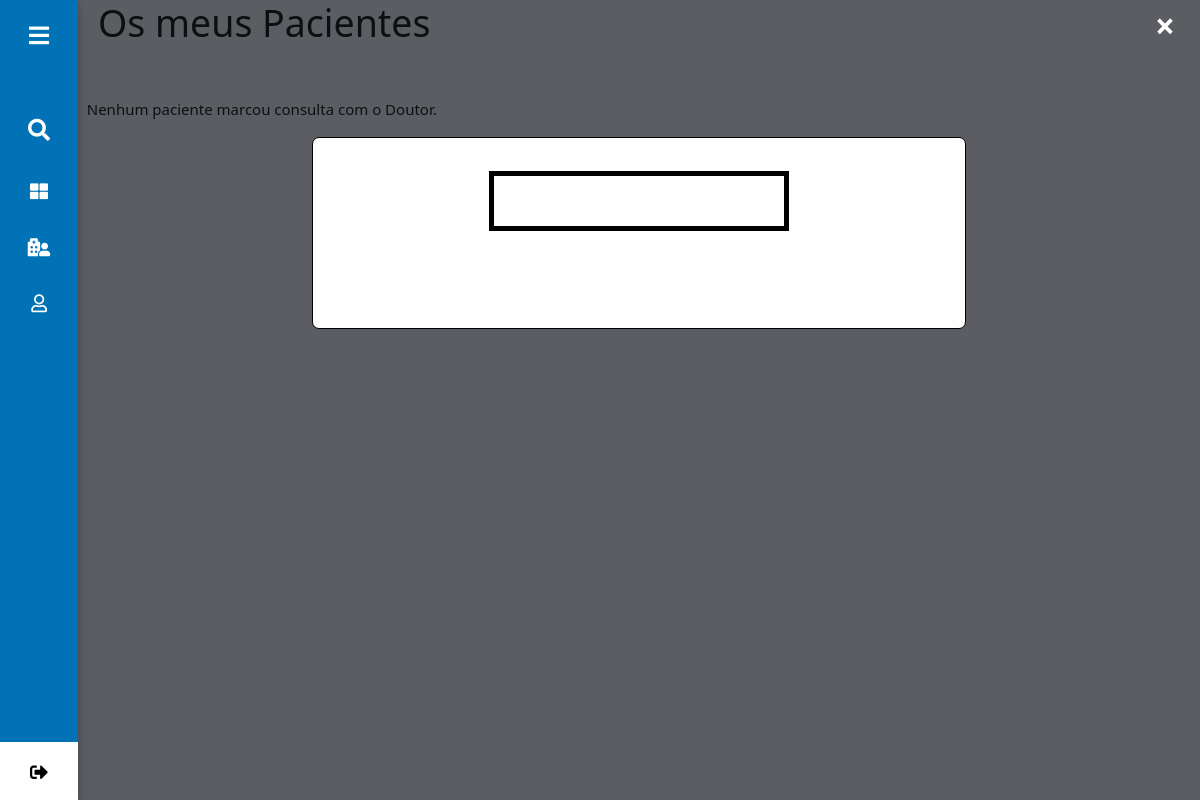
Before: /interfaceusuario/Medico/pacientes.php?paciente=1 (signed in) with the older database file.
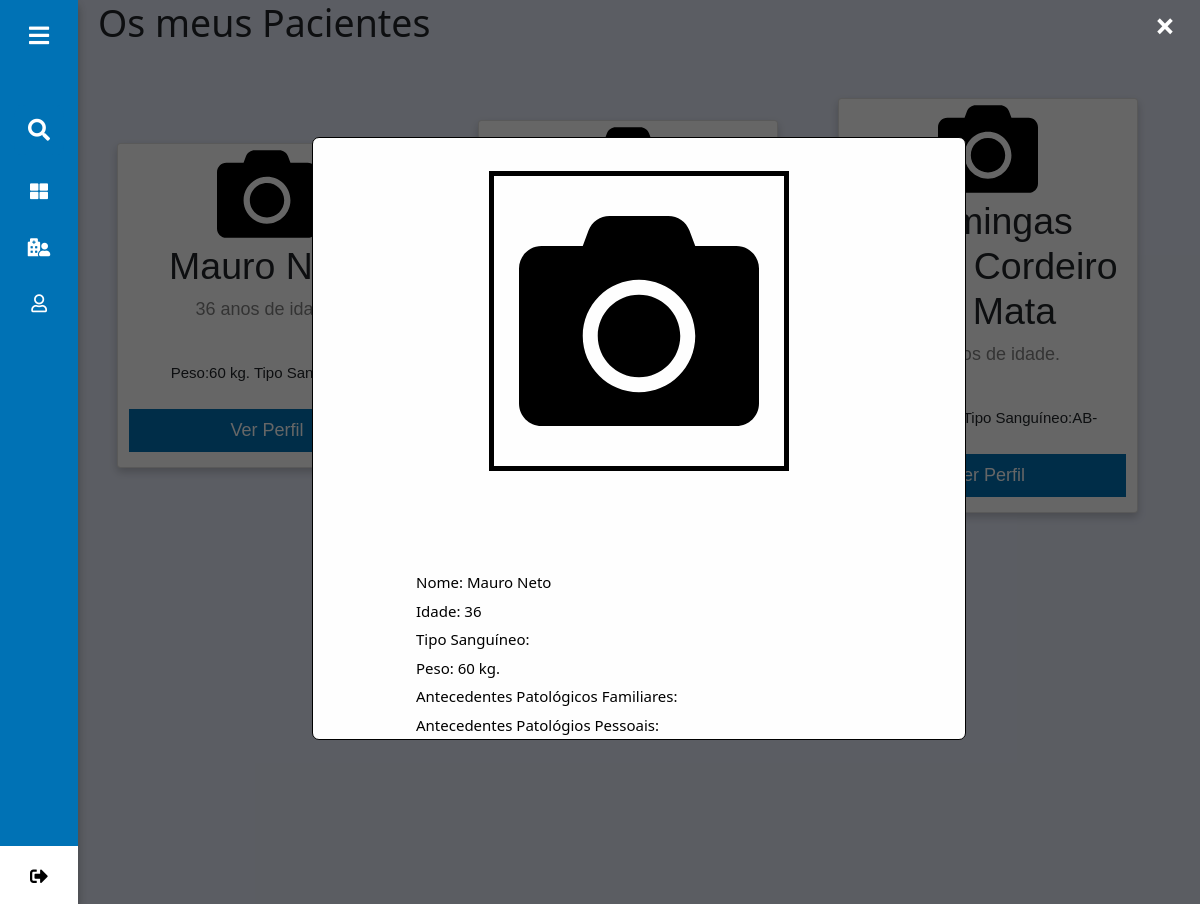
After: the same page with the newer database file.
### tables this page shows
CREATE TABLE IF NOT EXISTS `pessoa` (
  `idPessoa` int(11) NOT NULL AUTO_INCREMENT,
  `nomeUtilizador` varchar(100) DEFAULT NULL,
  `password` varchar(150) DEFAULT NULL,
  `nome` varchar(200) DEFAULT NULL,
  `peso` float DEFAULT NULL,
  `dataNasc` date DEFAULT NULL,
  `genero` varchar(25) DEFAULT NULL,
  `estCivil` varchar(25) DEFAULT NULL,
  `tipoSang` varchar(10) DEFAULT NULL,
  `tipoUser` varchar(20) DEFAULT NULL,
  `endereco` varchar(100) NOT NULL,
  `codMunicipio` int(11) NOT NULL,
  `documentoIdentificacao` varchar(100) NOT NULL,
  `numeroDocumento` varchar(100) NOT NULL,
  `foto` varchar(255) NOT NULL,
  PRIMARY KEY (`idPessoa`),
  KEY `codMunicipio` (`codMunicipio`)
);

CREATE TABLE IF NOT EXISTS `medico` (
  `numOrdem` varchar(20) NOT NULL,
  `idPessoa` int(11) DEFAULT NULL,
  `descricao` varchar(200) NOT NULL,
  PRIMARY KEY (`numOrdem`),
  UNIQUE KEY `numOrdem` (`numOrdem`),
  KEY `idPessoa` (`idPessoa`)
);

### interfaceusuario/Medico/pacientes.php (the view, shortened to what this page needs)
<?php $foto = $nome = $peso = $tiposangue = $idade = $id = "";  ?>
<!DOCTYPE html>
<html lang="pt-PT">
<head>
  <link rel="stylesheet" type="text/css" href="../../css/estilo.css">
  <link rel="stylesheet" type="text/css" href="../../css/bootstrap.min.css">
  <link rel="stylesheet" type="text/css" href="../../css/all.css">
  <link rel="stylesheet" type="text/css" href="../../css/paciente.css">
  <link rel="stylesheet" type="text/css" href="../../css/foto.css">
  <link rel="stylesheet" type="text/css" href="../../css/marcacao.css">
  <link rel="stylesheet" type="text/css" href="../../css/chat.css">
</head>
<body>
  <?php include_once "menu.php"; ?>
  <section class="home-section" id="perfil">
    <div class="text">
      <div class="row userNameTitle">
        <div class="col-lg-12">
          <h1>Os meus Pacientes</h1>
        </div>
        <div class="row mt-5">
          <?php
          $sql = "SELECT * FROM medico WHERE idPessoa = {$_SESSION["idPessoa"]}";
          $dados = mysqli_query($mysqli, $sql);
          while ($row = mysqli_fetch_assoc($dados)) {
            $sql1 = "SELECT idPessoa FROM consulta WHERE numOrdem = '{$row['numOrdem']}' group by idPessoa";
            $dados1 = mysqli_query($mysqli, $sql1);
            if (mysqli_num_rows($dados1) != 0) {
              while ($row1 = mysqli_fetch_assoc($dados1)) {
                $sql2 = "SELECT * FROM pessoa WHERE idPessoa = {$row1['idPessoa']}";
                $dados2 = mysqli_query($mysqli, $sql2);
                while ($row2 = mysqli_fetch_assoc($dados2)) { ?>
                  <div class="card">
                    <?php if (!empty($dadosusuario['foto'])) {
                      $foto = $dadosusuario['foto'];
                    } else {
                      $foto = 'camera-solid.svg';
                    };
                    $nome = $row2['nome'];
                    $peso = $row2['peso'];
                    $tiposangue = $row2['tipoSang'];
                    $ano = explode("-", $row2['dataNasc']);
                    if (date('m') != $ano[1] && date('d') != $ano[2]) {
                      $idade = date('Y') - $ano[0] - 1;
                    } else {
                      $idade = date('Y') - $ano[0];
                    }
                    ?>
                    <img src="../../imagens/<?php echo $foto; ?>" alt="" style="width: 100px; height: 100px; margin: 0 auto;">
                    <h1><?php echo $nome; ?></h1>
                    <p class="title"><?php echo $idade . " anos de idade."; ?></p>
                    <div style="margin: 24px 0;">
                      <span>Peso:<?php echo $peso . " kg."; ?></span>
                      <span>Tipo Sanguíneo:<?php echo $tiposangue; ?></span>
                    </div>
                    <p><a href="?paciente=<?php echo $row1['idPessoa'];?>" class="verPerfil" onclick="document.getElementById('infoPaciente').style.display='block';">Ver Perfil</a></p>
                  </div>
          <?php  }
              }
            } else {
              echo "Nenhum paciente marcou consulta com o Doutor.";
            }
          } ?>
        </div>
      </div>
      <?php
      if (isset($_GET["paciente"])) {
      ?>
        <div id="infoPaciente" class="paciente contentor">
          <span class="fechar" onClick="this.parentElement.style.display = 'none'; location = '?p='">&times;</span><br>
          <form id="form" class="formulario" style="display: block;" action="" method="post" target="_self" autocomplete="on">
            <div class="espacoImagem">
              <div class="conteudoImagem">
                <img src="../../imagens/<?php echo $foto; ?>" alt="" id="fotografia">
              </div>
            </div>
            <div class="dias" style="margin: 0 100px">
              <?php
              $sql4 = "SELECT * FROM consulta WHERE idPessoa = {$_GET["paciente"]}";
              $sql5 = "SELECT * FROM pessoa WHERE idPessoa = {$_GET["paciente"]}";
              $dados4 = mysqli_query($mysqli, $sql4);
              if (mysqli_num_rows($dados4) != 0) { ?>
              <table>
                  <?php
                  $dados5 = mysqli_query($mysqli, $sql5);
                  while ($row5 = mysqli_fetch_assoc($dados5)) {
                    $nome = $row5['nome'];
                    $peso = $row5['peso'];
                    $tiposangue = $row5['tipoSang'];
                    $ano = explode("-", $row5['dataNasc']);
                    if (date('m') != $ano[1] && date('d') != $ano[2]) {
                      $idade = date('Y') - $ano[0] - 1;
                    } else {
                      $idade = date('Y') - $ano[0];
                    }
                    ?>
                    <tr>
                    <td>Nome: <?php echo $nome; ?></td>
                  </tr>
                  <tr>
                    <td>Idade: <?php echo $idade; ?></td>
                  </tr>
                  <tr>
                    <td>Tipo Sanguíneo: <?php echo $tiposangue; ?></td>
                  </tr>
                  <tr>
                    <td>Peso: <?php echo $peso . " kg."; ?></td>
                  </tr>
                  <?php
                  }
                  ?>
                  <tr>
                    <td>Antecedentes Patológicos Familiares:
                  </tr>
                  <tr>
                    <td>Antecedentes Patológios Pessoais:</td>
                  </tr>
                </table>
              <?php } ?>
            </div>
          </form>
        </div>
      <?php
      }
      ?>
    </div>
  </section>
</body>
</html>

### interfaceusuario/Medico/menu.php (shortened to what this page needs)
<?php
include '../../conexao.php';
?>
<div class="sidebar french-blue">
    <div class="logo-details">
        <i class="fas fa-bars" id="btn"></i>
    </div>
    <ul class="nav-list">
        <li>
            <i class="fas fa-search bx-search"></i>
        </li>
        <li>
            <a href="index.php">
                <i class="fas fa-th-large"></i>
            </a>
        </li>
        <li>
            <a href="pacientes.php">
                <i class="fas fa-hospital-user"></i>
            </a>
        </li>
        <li>
            <a href="perfil.php">
                <i class="far fa-user"></i>
            </a>
        </li>
        <li class="profile">
            <?php
            $sql = "SELECT * FROM pessoa WHERE idPessoa = {$_SESSION["idPessoa"]}";
            $dados = mysqli_query($mysqli, $sql);
            while ($dadosusuario = mysqli_fetch_assoc($dados)) {
            ?>
                <a href="../../index.php">
                    <i class="fas fa-sign-out-alt" id="log_out"></i>
                </a>
            <?php
            }
            ?>
        </li>
    </ul>
</div>

### css/estilo.css (style rules this page uses)
*, *:before, *:after { box-sizing: border-box; }
html, body { font-family: "Times New Roman", sans-serif; font-size: 15px; line-height: 1.5; box-sizing: border-box; }
.contentor:before, .contentor:after, .coluna-padding:before, .coluna-padding:after .anha::after { content: ""; display: table; clear: both; }
.contentor, .painel { padding: 0.01em 16px; }
.formulario { background-color: #fefefe; margin: 5% auto 15% auto; border: 1px solid black; width: 60%; border-radius: 7px; }
.sidebar { position: fixed; left: 0; top: 0; height: 100%; width: 78px; padding: 6px 14px; z-index: 99; transition: all 0.5s ease; box-shadow: 0 5px 10px rgba(0, 0, 0, 0.3); }
.sidebar .logo-details { height: 60px; display: flex; align-items: center; position: relative; }
.sidebar .logo-details #btn { position: absolute; top: 50%; right: 0; transform: translateY(-50%); font-size: 22px; transition: all 0.4s ease; font-size: 23px; text-align: center; cursor: pointer; transition: all 0.5s ease; }
.sidebar i { color: #fff; height: 60px; min-width: 50px; font-size: 28px; text-align: center; line-height: 60px; }
.sidebar .nav-list { text-align: left; margin-top: 20px; height: 100%; padding: 8px 0 8px 0; }
.sidebar li { position: relative; margin: 6px 0; list-style: none; }
.sidebar .bx-search { position: absolute; top: 50%; left: 0; transform: translateY(-50%); font-size: 22px; color: #fff; cursor: pointer; background: #0072b5; transition: all 0.4s ease; }
.sidebar li a { display: flex; height: 100%; width: 100%; border-radius: 7px; align-items: center; text-decoration: none; transition: all 0.4s ease; }
.sidebar li i { height: 50px; line-height: 50px; font-size: 18px; border-radius: 12px; }
.sidebar li.profile { position: fixed; height: 60px; width: 78px; left: 0; bottom: -8px; padding: 10px 14px; background: #fff; transition: all 0.5s ease; overflow: hidden; }
.sidebar .profile #log_out { position: absolute; top: 50%; right: 0; transform: translateY(-50%); width: 100%; height: 60px; line-height: 60px; border-radius: 0px; transition: all 0.5s ease; color: black; }
.home-section { position: relative; background: #e4e9f7; min-height: 100vh; top: 0; left: 78px; width: calc(100% - 78px); transition: all 0.5s ease; z-index: 2; }
.home-section .text { margin: 0 20px; }
.french-blue { color: #fff; background-color: #0072b5; }

### css/all.css (style rules this page uses)
.fa, .fas, .far, .fal, .fad, .fab { -moz-osx-font-smoothing: grayscale; -webkit-font-smoothing: antialiased; display: inline-block; font-style: normal; font-variant: normal; text-rendering: auto; line-height: 1; }
.fa-bars:before { content: "\f0c9"; }
.fa-hospital-user:before { content: "\f80d"; }
.fa-search:before { content: "\f002"; }
.fa-sign-out-alt:before { content: "\f2f5"; }
.fa-th-large:before { content: "\f009"; }
.fa-user:before { content: "\f007"; }
.far { font-family: 'Font Awesome 5 Free'; font-weight: 400; }
.fa, .fas { font-family: 'Font Awesome 5 Free'; font-weight: 900; }

### css/paciente.css (style rules this page uses)
.card { box-shadow: 0 4px 8px 0 rgba(0, 0, 0, 0.2); max-width: 300px; margin: auto; text-align: center; font-family: arial; }
.title { color: grey; font-size: 18px; }
.verPerfil { border: none; outline: 0; display: inline-block; padding: 8px; color: white; background-color: #0072b5; text-align: center; cursor: pointer; width: 100%; font-size: 18px; }
a { text-decoration: none; font-size: 22px; color: #0072b5; }
.paciente { position: fixed; z-index: 1; top: 0; left: 78px; width: calc(100% - 78px); height: 100%; overflow: auto; background-color: rgba(0, 0, 0, 0.6); padding-top: 60px; }
.paciente { color: black; }
.paciente span.fechar { position: fixed; right: 25px; top: 0; font-size: 35px; font-weight: bold; cursor: pointer; color: white !important; }

### css/foto.css (style rules this page uses)
.espacoImagem { max-width: 300px; margin: 5% auto 15% auto; width: 50%; }
.conteudoImagem { padding: 10px; border: 5px solid black; cursor: pointer; }
#fotografia { margin: 15px; }

### css/marcacao.css (style rules this page uses)
table { border-collapse: collapse; border-spacing: 0; width: 100%; }
th, td { text-align: left; padding: 3px; }

Changed rows visible on the page:
changed medico: gains pessoa (nome "Domingas Torres Cordeiro da Mata", tipoSang "AB-")
now on this page (row unchanged): pessoa: nome "Mauro Neto", dataNasc "36", peso "60"
Other visible differences:
text now shown: "Antecedentes Patológicos Familiares: Antecedentes Patológios Pessoais:"
